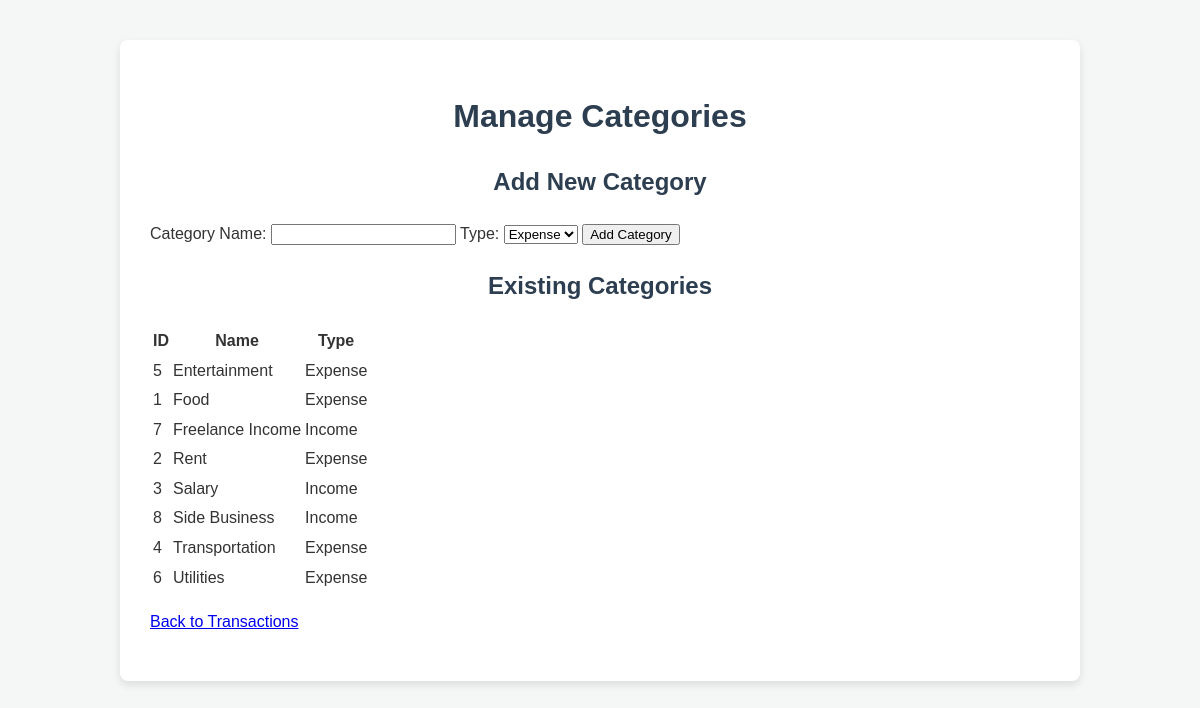
Page /add_category on the committed database.
### tables this page shows
CREATE TABLE Categories (
                category_id INTEGER PRIMARY KEY AUTOINCREMENT,
                category_name VARCHAR(100) NOT NULL UNIQUE,
                type VARCHAR(10) NOT NULL CHECK (type IN ('Expense', 'Income'))
            );

### app.py (the view, shortened to what this page needs)
@app.route('/add_category', methods=['GET', 'POST'])
def add_category():
    categories = query_db("SELECT * FROM Categories ORDER BY category_name;")
    return render_template('add_category.html', categories=categories)

### app.py (called while the page is built)
def get_db():
    db = getattr(g, '_database', None)
    if db is None:
        db = g._database = sqlite3.connect(DATABASE)
        db.row_factory = sqlite3.Row
    return db

@app.teardown_appcontext
def close_connection(exception):
    db = getattr(g, '_database', None)
    if db is not None:
        db.close()

def query_db(query, args=(), one=False):
    cur = get_db().execute(query, args)
    rv = cur.fetchall()
    cur.close()
    return (rv[0] if rv else None) if one else rv

### templates/add_category.html (shortened to what this page needs)
<!DOCTYPE html>
<html lang="en">
<head>
    <link rel="stylesheet" href="{{ url_for('static', filename='style.css') }}">
</head>
<body>
    <div class="container">
        <h1>Manage Categories</h1>
        <div class="form-section">
            <h2>Add New Category</h2>
            <form action="{{ url_for('add_category') }}" method="POST">
                <label for="category_name">Category Name:</label>
                <input type="text" id="category_name" name="category_name" required>
                <label for="category_type">Type:</label>
                <select id="category_type" name="category_type" required>
                    <option value="Expense">Expense</option>
                </select>
                <button type="submit">Add Category</button>
            </form>
        </div>
        <div class="transactions-section">
            <h2>Existing Categories</h2>
            {% if categories %}
                <table>
                    <thead>
                        <tr>
                            <th>ID</th>
                            <th>Name</th>
                            <th>Type</th>
                        </tr>
                    </thead>
                    <tbody>
                        {% for category in categories %}
                            <tr>
                                <td>{{ category.category_id }}</td>
                                <td>{{ category.category_name }}</td>
                                <td>{{ category.type }}</td>
                            </tr>
                        {% endfor %}
                    </tbody>
                </table>
            {% else %}
                <p>No categories added yet.</p>
            {% endif %}
        </div>
        <p class="link-to-add-category"><a href="{{ url_for('index') }}">Back to Transactions</a></p>
    </div>
</body>
</html>

### static/style.css (style rules this page uses)
body { font-family: Arial, sans-serif; margin: 0; padding: 20px; background-color: #f4f7f6; color: #333; line-height: 1.6; }
.container { max-width: 900px; margin: 20px auto; background-color: #ffffff; padding: 30px; border-radius: 8px; box-shadow: 0 4px 8px rgba(0, 0, 0, 0.1); }
h1, h2 { color: #2c3e50; text-align: center; margin-bottom: 20px; }
button, .footer-links a { transition: background-color 0.3s ease, color 0.3s ease, transform 0.2s ease, box-shadow 0.3s ease; }

### rows in the picture
Categories: category_id "5", category_name "Entertainment", type "Expense"
Categories: category_id "1", category_name "Food", type "Expense"
Categories: category_id "7", category_name "Freelance Income", type "Income"
Categories: category_id "2", category_name "Rent", type "Expense"
Categories: category_id "3", category_name "Salary", type "Income"
Categories: category_id "8", category_name "Side Business", type "Income"
Categories: category_id "4", category_name "Transportation", type "Expense"
Categories: category_id "6", category_name "Utilities", type "Expense"
